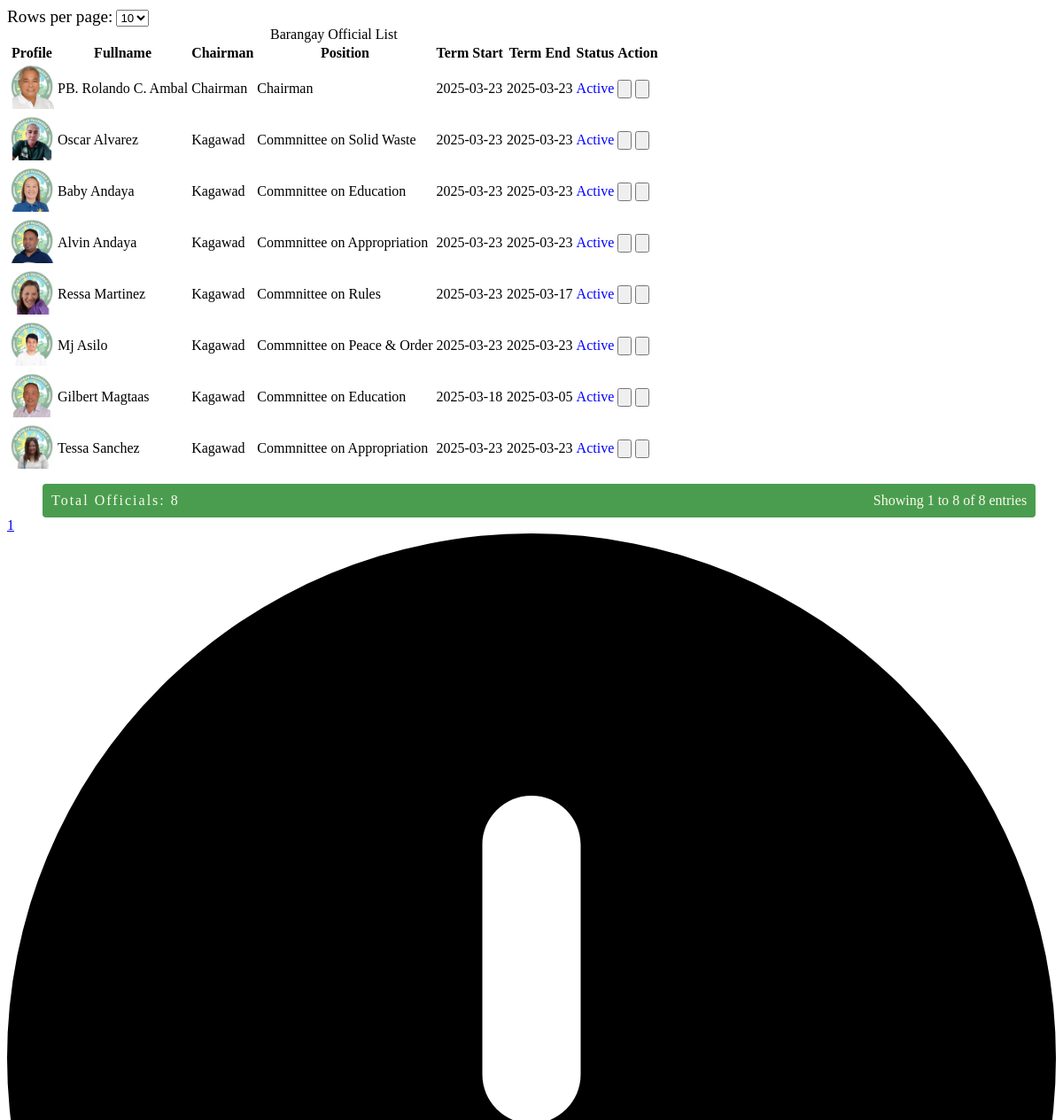
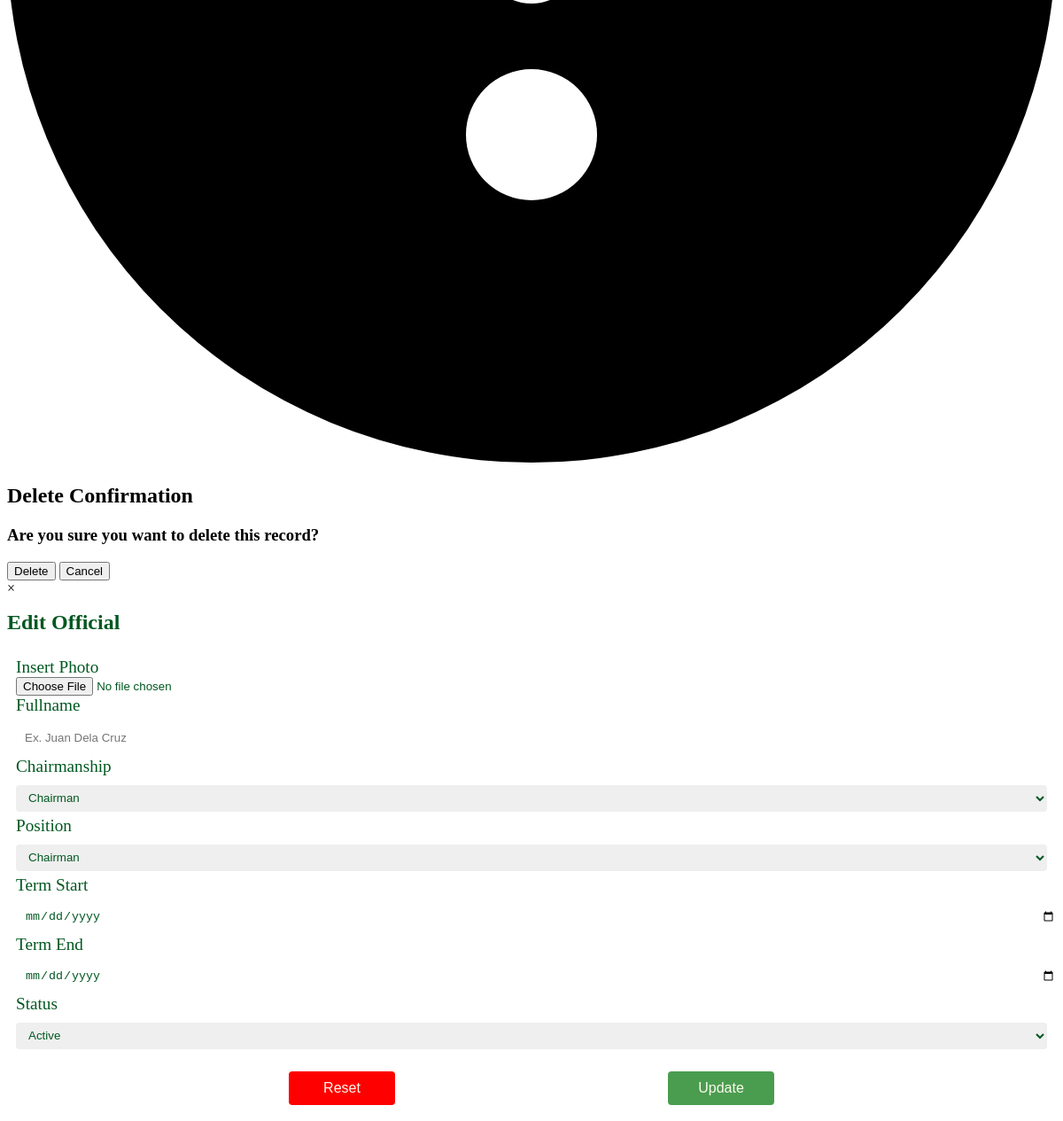
The app's page /administrator/admin_panel/brgy_official_folder/table.php with its own data (2 pictures, top to bottom).
### tables this page shows
CREATE TABLE `barangay_official` (
  `id` int(11) NOT NULL,
  `fullname` varchar(200) NOT NULL,
  `chairmanship` varchar(200) NOT NULL,
  `position` varchar(200) NOT NULL,
  `term_start` date NOT NULL,
  `term_end` date NOT NULL,
  `status` int(11) NOT NULL,
  `photo` varchar(200) NOT NULL
);

### administrator/admin_panel/brgy_official_folder/table.php (the view, shortened to what this page needs)
<!DOCTYPE html>
<html lang="en">
<head>
</head>
<body>
<?php
require("../../database/conn_db.php");
    $page = isset($_GET['page']) ? max(1, (int)$_GET['page']) : 1;
    $limit = isset($_GET['limit']) ? max(1, (int)$_GET['limit']) : 10;
    $offset = ($page - 1) * $limit;
    $countQuery = "SELECT COUNT(*) AS total FROM barangay_official";
    $countResult = $conn->query($countQuery);
    $totalRows = $countResult->fetch_assoc()['total'];
    $totalPages = max(1, ceil($totalRows / $limit));
    $startRow = ($page - 1) * $limit + 1;
    $endRow = min($page * $limit, $totalRows);
    $sql = "SELECT * FROM barangay_official LIMIT $limit OFFSET $offset";
    $result = $conn->query($sql);
    if ($result->num_rows > 0) {
?>
    <div class="limit-selector">
        <form method="GET" action="">
            <label for="limit">Rows per page:</label>
            <select name="limit" id="limit" onchange="this.form.submit()">
                <option value="10" <?php if ($limit == 10) echo 'selected'; ?>>10</option>
            </select>
        </form>
    </div>
    <table>
        <caption>Barangay Official List</caption>
        <tr>
            <th>Profile</th>
            <th>Fullname</th>
            <th>Chairman</th>
            <th>Position</th>
            <th>Term Start</th>
            <th>Term End</th>
            <th>Status</th>
            <th>Action</th>
        </tr>
        <?php
        while ($row = $result->fetch_assoc()) {
            $id = $row['id'];
            $fullname = $row["fullname"];
            $chairman = $row["chairmanship"];
            $position = $row["position"];
            $term_start = $row["term_start"];
            $term_end = $row["term_end"];
            $status = $row["status"];
            $image = $row["photo"];
        ?>
        <tr class="table_hover">
            <td class="img"><img src="../../asset/image/official/<?php echo $image?>" alt="" width="50" /></td>
            <td><?php echo $fullname; ?></td>
            <td><?php echo $chairman; ?></td>
            <td><?php echo $position; ?></td>
            <td><?php echo $term_start; ?></td>
            <td><?php echo $term_end; ?></td>
            <td>
                <?php echo $status == 1 ? "<p style='color:blue;'>Active</p>" : "<p style='color:red;'>Inactive</p>"; ?>
            </td>
            <td>
                <div id="form_up_del_official">
                    <button id="update_official_btn" class="update_btn" data-id="<?php echo $id; ?>"></button>
                    <button id="delete_official_btn" class="delete_btn_official" data-id="<?php echo $id; ?>"></button>
                </div>
            </td>
        </tr>
        <?php
        }
        ?>
    </table>
    <div class="table-footer">
        <div class="total-count">Total Officials: <?php echo $totalRows; ?></div>
        <div class="pagination-info">
            Showing <?php echo $startRow; ?> to <?php echo $endRow; ?> of <?php echo $totalRows; ?> entries
        </div>
    </div>
    <div class="pagination">
        <?php for ($i = 1; $i <= $totalPages; $i++): ?>
            <a href="?page=<?php echo $i; ?>&limit=<?php echo $limit; ?>" class="<?php echo $i == $page ? 'active' : ''; ?>">
                <?php echo $i; ?>
            </a>
        <?php endfor; ?>
    </div>
<?php
}
?>
<div id="delete-modal" class="delete-modal">
    <div class="delete-modal-content">
        <span><svg xmlns="http://www.w3.org/2000/svg" viewBox="0 0 512 512"><path d="M256 512A256 256 0 1 0 256 0a256 256 0 1 0 0 512zm0-384c13.3 0 24 10.7 24 24l0 112c0 13.3-10.7 24-24 24s-24-10.7-24-24l0-112c0-13.3 10.7-24 24-24zM224 352a32 32 0 1 1 64 0 32 32 0 1 1 -64 0z"/></svg></span>
        <h2>Delete Confirmation</h2>
        <h3>Are you sure you want to delete this record?</h3>
        <div class="div-delete">
            <button id="confirm-delete" class="btn-delete">Delete</button>
            <button id="cancel-delete" class="btn-delete">Cancel</button>
        </div>
    </div>
</div>
<div id="edit-modal" class="edit-modal">
    <div class="edit-modal-content">
        <span onclick="this.parentElement.parentElement.style.display='none';" class="update-close-btn">&times;</span>
        <?php include("update_temp.php");?>
    </div>
</div>
</body>
</html>

### administrator/admin_panel/brgy_official_folder/table.php (style rules this page uses)
.table-footer { display: flex; justify-content: space-between; margin-top: 10px; padding: 10px; margin-left:40px; background-color:#4A9D4f; border-radius: 4px; width: 93%; }
.total-count { font-weight: 400; color:#FCFAEE; font-family:"sub_text"; letter-spacing:2px; }
.pagination-info { color: #666; color:#FCFAEE; font-family:"sub_text"; }

### administrator/admin_panel/brgy_official_folder/update_temp.php (style rules this page uses)
label { font-size:1.2rem; }

### records on screen
barangay_official: photo (picture), fullname "PB. Rolando C. Ambal", chairmanship "Chairman", position "Chairman", term_start "2025-03-23", term_end "2025-03-23", status "Active"
barangay_official: photo (picture), fullname "Oscar Alvarez", chairmanship "Kagawad", position "Commnittee on Solid Waste", term_start "2025-03-23", term_end "2025-03-23", status "Active"
barangay_official: photo (picture), fullname "Baby Andaya", chairmanship "Kagawad", position "Commnittee on Education", term_start "2025-03-23", term_end "2025-03-23", status "Active"
barangay_official: photo (picture), fullname "Alvin Andaya", chairmanship "Kagawad", position "Commnittee on Appropriation", term_start "2025-03-23", term_end "2025-03-23", status "Active"
barangay_official: photo (picture), fullname "Ressa Martinez", chairmanship "Kagawad", position "Commnittee on Rules", term_start "2025-03-23", term_end "2025-03-17", status "Active"
barangay_official: photo (picture), fullname "Mj Asilo", chairmanship "Kagawad", position "Commnittee on Peace & Order", term_start "2025-03-23", term_end "2025-03-23", status "Active"
barangay_official: photo (picture), fullname "Gilbert Magtaas", chairmanship "Kagawad", position "Commnittee on Education", term_start "2025-03-18", term_end "2025-03-05", status "Active"
barangay_official: photo (picture), fullname "Tessa Sanchez", chairmanship "Kagawad", position "Commnittee on Appropriation", term_start "2025-03-23", term_end "2025-03-23", status "Active"

### other values on screen
$totalRows "8"
$startRow "1"
$endRow "8"
